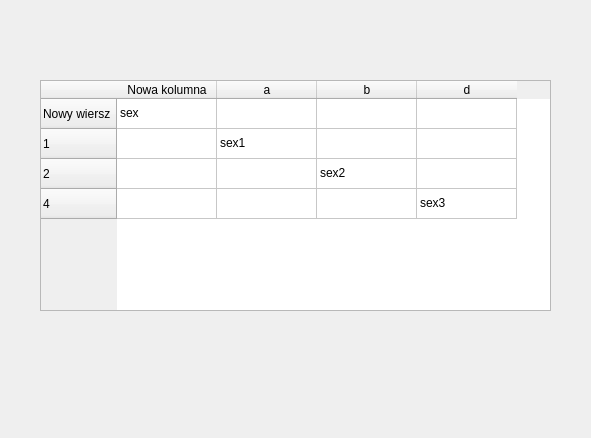
<?xml version="1.0" encoding="UTF-8"?>
<ui version="4.0">
 <class>Form</class>
 <widget class="QWidget" name="Form">
  <property name="geometry">
   <rect>
    <x>0</x>
    <y>0</y>
    <width>591</width>
    <height>438</height>
   </rect>
  </property>
  <property name="windowTitle">
   <string>Form</string>
  </property>
  <widget class="QTableWidget" name="tableWidget">
   <property name="geometry">
    <rect>
     <x>40</x>
     <y>80</y>
     <width>511</width>
     <height>231</height>
    </rect>
   </property>
   <row>
    <property name="text">
     <string>Nowy wiersz</string>
    </property>
   </row>
   <row>
    <property name="text">
     <string>1</string>
    </property>
   </row>
   <row>
    <property name="text">
     <string>2</string>
    </property>
   </row>
   <row>
    <property name="text">
     <string>4</string>
    </property>
   </row>
   <column>
    <property name="text">
     <string>Nowa kolumna</string>
    </property>
   </column>
   <column>
    <property name="text">
     <string>a</string>
    </property>
   </column>
   <column>
    <property name="text">
     <string>b</string>
    </property>
   </column>
   <column>
    <property name="text">
     <string>d</string>
    </property>
   </column>
   <item row="0" column="0">
    <property name="text">
     <string>sex</string>
    </property>
   </item>
   <item row="1" column="1">
    <property name="text">
     <string>sex1</string>
    </property>
   </item>
   <item row="2" column="2">
    <property name="text">
     <string>sex2</string>
    </property>
   </item>
   <item row="3" column="3">
    <property name="text">
     <string>sex3</string>
    </property>
   </item>
  </widget>
 </widget>
 <resources/>
 <connections/>
</ui>
